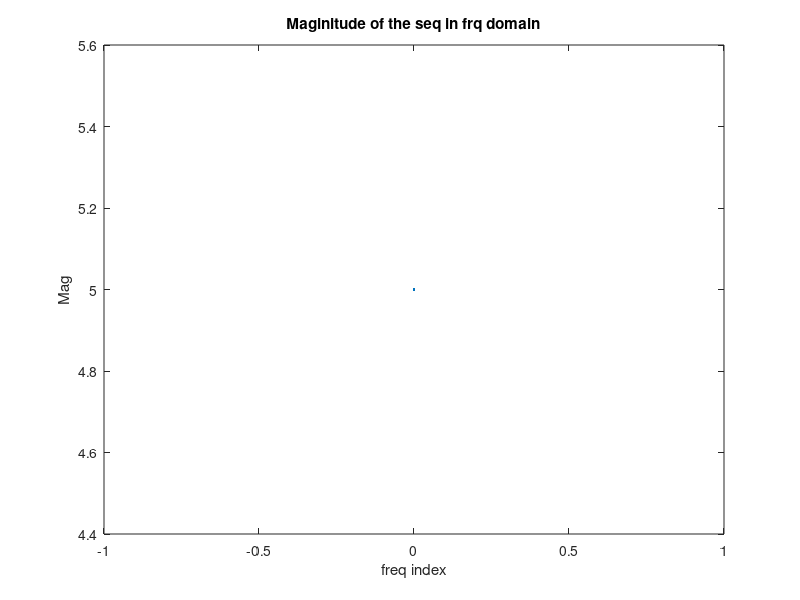
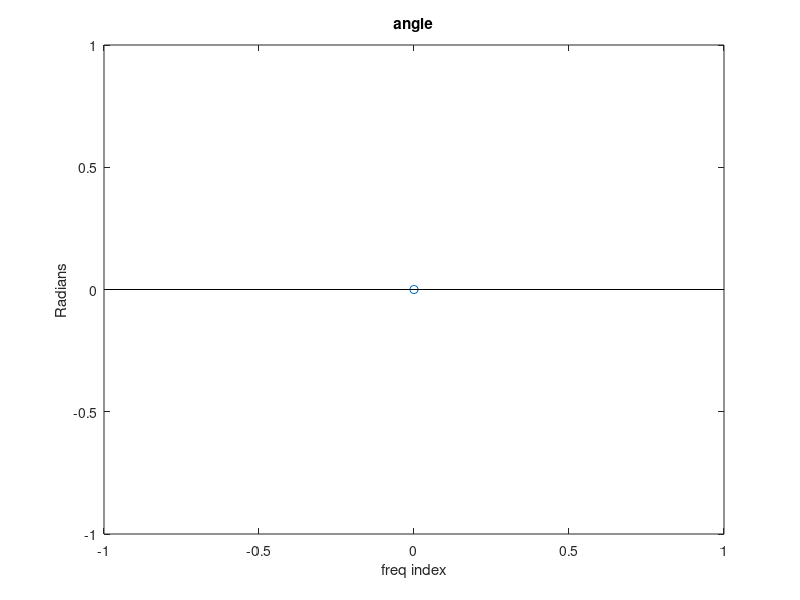

These figures' MATLAB source, in order:
clc
clear all

x=input("enter the sequence :");
N=length(x); % we got total no of elements in sample

% dft eqn
% for each K we have have to compute every n no of elements 
% therefore two loops 
for k=1:N
    X=0;
    for n=1:N
        X = X+x(n)*exp(-i*2*pi*(k-1)*(n-1)/N);
    end
    X1(k)=X; % appending the calculated value for each K

end

X1
X2=fft(x)  % this is inbuilt FFT function from matlab
e=X1-X2    % checking for any difference 
           % small difference is possible


% PLOTTING MAGNITUDE AND PHASE
% the data we have is in a+ib form
% we need it i magnitude and phase
[theta,radius]=cart2pol(real(X1),imag(X1))
% cart2pol Transform Cartesian to polar coordinates.
%     [TH,R] = cart2pol(X,Y) transforms corresponding elements of data
%     stored in Cartesian coordinates X,Y to polar coordinates (angle TH
%     and radius R).  The arrays X and Y must be the same size (or
%     either can be scalar). TH is returned in radians.
n=0:(N-1);

figure(1)
plot(n,radius);
title("Maginitude of the seq in frq domain")
ylabel("Mag")
xlabel("freq index")

figure(2)
% plot(n,theta);
stem(n,theta)
title("angle")
ylabel("Radians")
xlabel("freq index")

